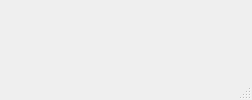
<?xml version="1.0" encoding="UTF-8"?>
<ui version="4.0">
 <class>MainWindow</class>
 <widget class="QMainWindow" name="MainWindow">
  <property name="geometry">
   <rect>
    <x>0</x>
    <y>0</y>
    <width>252</width>
    <height>100</height>
   </rect>
  </property>
  <property name="windowTitle">
   <string>标题栏</string>
  </property>
  <property name="windowIcon">
   <iconset>
    <normaloff>K:/F盘/例图/图标/32×32(像素）/ICO/图标 (7).ico</normaloff>K:/F盘/例图/图标/32×32(像素）/ICO/图标 (7).ico</iconset>
  </property>
  <property name="windowOpacity">
   <double>1.000000000000000</double>
  </property>
  <property name="autoFillBackground">
   <bool>false</bool>
  </property>
  <property name="styleSheet">
   <string notr="true">border-image: url(:/png/image/back.png);</string>
  </property>
  <widget class="QWidget" name="centralwidget"/>
  <widget class="QMenuBar" name="menubar">
   <property name="geometry">
    <rect>
     <x>0</x>
     <y>0</y>
     <width>252</width>
     <height>23</height>
    </rect>
   </property>
  </widget>
  <widget class="QStatusBar" name="statusbar"/>
 </widget>
 <resources>
  <include location="img.qrc"/>
 </resources>
 <connections/>
</ui>
